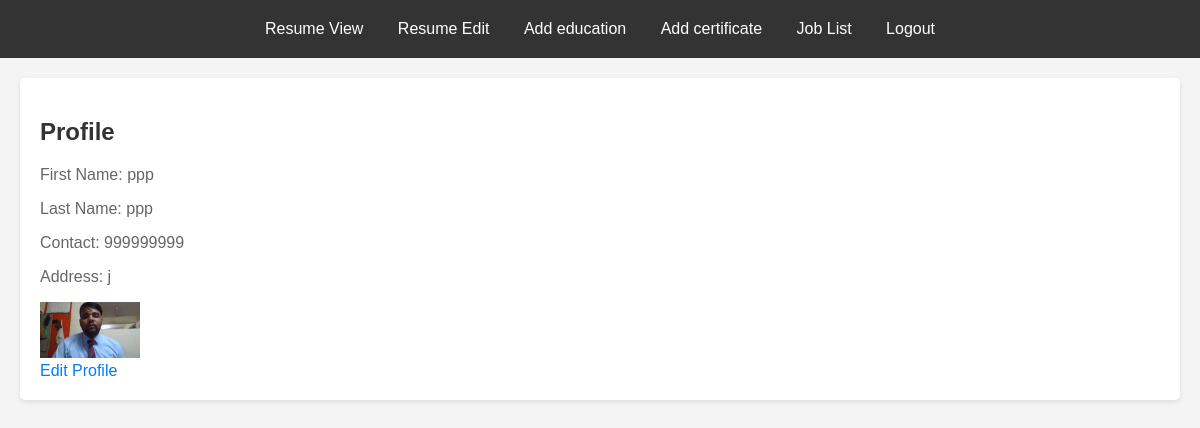
/jobapp/candidate_view (signed in), run on an earlier commit of the app's database.
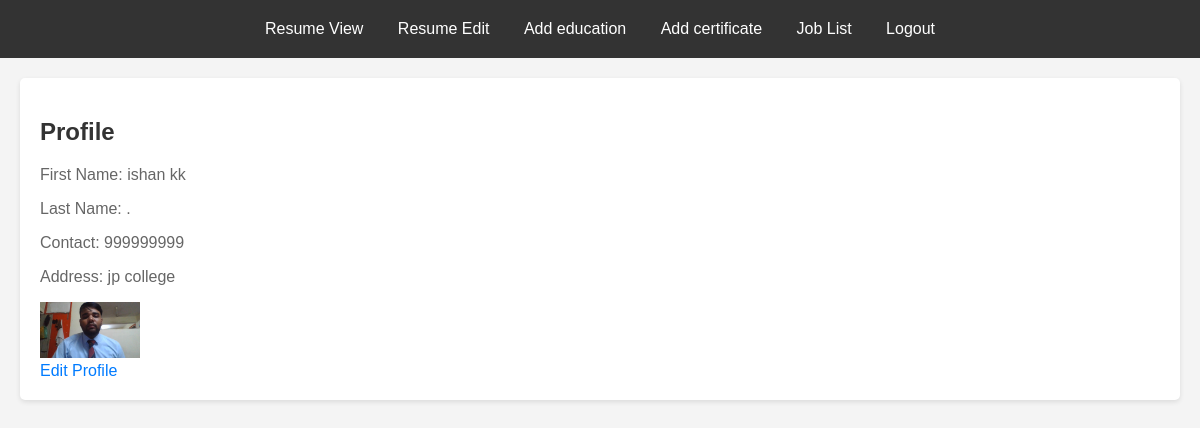
And on a later commit of the database.
### jobapp/models.py (models this page shows, shortened)
class UserDetail(models.Model):
    user=models.OneToOneField(User,on_delete=models.CASCADE)
    firstname=models.CharField(max_length=100)
    lastname=models.CharField(max_length=100)
    contact=models.CharField(max_length=20)
    email=models.EmailField(null=True)
    address=models.TextField(null=True)
    profile_photo = models.ImageField(upload_to='profilephotos/', null=True, blank=True)

### jobapp/views.py (the view)
# urls.py: path('candidate_view',views.candidate_view,name='candidate_view'),
def candidate_view(request):
    try:
        user_detail=UserDetail.objects.get(user=request.user)
    except  UserDetail.DoesNotExist:
        user_detail = None
    return render(request,'candidate_view.html',{'user_detail':user_detail})

### jobapp/templates/candidate_view.html (shortened to what this page needs)
{% load static %}
<!DOCTYPE html>
<html lang="en">
<head>
    <link rel="stylesheet" href="{% static 'jobapp/style1.css' %}">
</head>
<body>
    <header>
        <nav>
            <a href="{% url 'resume_view' %}">Resume View</a>
            <a href="{% url 'resume_edit' %}">Resume Edit</a>
            <a href="{% url 'add_education' %}">Add education</a>
            <a href="{% url 'add_certification' %}">Add certificate</a>
            <a href="{% url 'job_list' %}">Job List</a>
            <a href="{% url 'user_logout' %}">Logout</a>
        </nav>
    </header>
    <main class="main">
        <div class="details">
            {% block content %}
                <h2>Profile</h2>
                {% if user_detail %}
                    <p>First Name: {{ user_detail.firstname }}</p>
                    <p>Last Name: {{ user_detail.lastname }}</p>
                    <p>Contact: {{ user_detail.contact }}</p>
                    <p>Address: {{ user_detail.address }}</p>
                    {% if user_detail.profile_photo %}
                         <div id="pp" > <img src="{{ user_detail.profile_photo.url }}" alt="Profile Photo" class="pp" width="100"> </div>
                        {% else %}
                            <p>No profile photo uploaded</p>
                        {% endif %}
                    <a href="{% url 'candidate_edit' user.id %}">Edit Profile</a>
                {% else %}
                    <p>No profile details found.</p>
                    <a href="{% url 'candidate_edit' user.id %}">Edit Profile</a>
                {% endif %}
            {%endblock%}
        </div>
    </main>
</body>
</html>

What changed in the data, as far as the page shows it:
changed UserDetail: firstname "ppp" → "ishan kk"; lastname "ppp" → "."; address "j" → "jp college"
